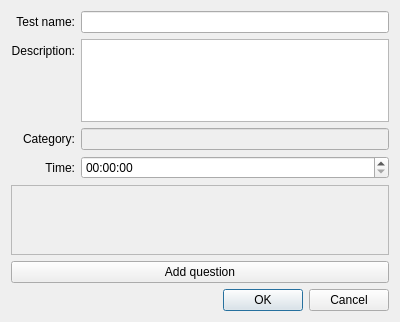
<?xml version="1.0" encoding="UTF-8"?>
<ui version="4.0">
 <class>TestCreateDialog</class>
 <widget class="QDialog" name="TestCreateDialog">
  <property name="geometry">
   <rect>
    <x>0</x>
    <y>0</y>
    <width>400</width>
    <height>322</height>
   </rect>
  </property>
  <property name="windowTitle">
   <string>Dialog</string>
  </property>
  <layout class="QVBoxLayout" name="verticalLayout">
   <item>
    <layout class="QFormLayout" name="formLayout">
     <property name="labelAlignment">
      <set>Qt::AlignRight|Qt::AlignTrailing|Qt::AlignVCenter</set>
     </property>
     <item row="0" column="0">
      <widget class="QLabel" name="label_name">
       <property name="text">
        <string>Test name:</string>
       </property>
       <property name="alignment">
        <set>Qt::AlignRight|Qt::AlignTrailing|Qt::AlignVCenter</set>
       </property>
      </widget>
     </item>
     <item row="0" column="1">
      <widget class="QLineEdit" name="lineEdit_name"/>
     </item>
     <item row="1" column="0">
      <widget class="QLabel" name="label_name_2">
       <property name="text">
        <string>Description:</string>
       </property>
       <property name="alignment">
        <set>Qt::AlignRight|Qt::AlignTrailing|Qt::AlignVCenter</set>
       </property>
      </widget>
     </item>
     <item row="1" column="1">
      <widget class="QTextEdit" name="textEdit_description">
       <property name="sizePolicy">
        <sizepolicy hsizetype="Expanding" vsizetype="Maximum">
         <horstretch>0</horstretch>
         <verstretch>0</verstretch>
        </sizepolicy>
       </property>
      </widget>
     </item>
     <item row="3" column="1">
      <widget class="QTimeEdit" name="timeEdit"/>
     </item>
     <item row="3" column="0">
      <widget class="QLabel" name="label">
       <property name="text">
        <string>Time:</string>
       </property>
       <property name="alignment">
        <set>Qt::AlignRight|Qt::AlignTrailing|Qt::AlignVCenter</set>
       </property>
      </widget>
     </item>
     <item row="2" column="0">
      <widget class="QLabel" name="label_2">
       <property name="text">
        <string>Category:</string>
       </property>
      </widget>
     </item>
     <item row="2" column="1">
      <widget class="QLineEdit" name="lineEdit_category">
       <property name="enabled">
        <bool>false</bool>
       </property>
      </widget>
     </item>
    </layout>
   </item>
   <item>
    <widget class="QScrollArea" name="scrollArea">
     <property name="autoFillBackground">
      <bool>true</bool>
     </property>
     <property name="widgetResizable">
      <bool>true</bool>
     </property>
     <widget class="QWidget" name="scrollAreaWidgetContents">
      <property name="geometry">
       <rect>
        <x>0</x>
        <y>0</y>
        <width>380</width>
        <height>68</height>
       </rect>
      </property>
     </widget>
    </widget>
   </item>
   <item>
    <widget class="QPushButton" name="pushButton_add">
     <property name="text">
      <string>Add question</string>
     </property>
    </widget>
   </item>
   <item>
    <widget class="QDialogButtonBox" name="buttonBox">
     <property name="orientation">
      <enum>Qt::Horizontal</enum>
     </property>
     <property name="standardButtons">
      <set>QDialogButtonBox::Cancel|QDialogButtonBox::Ok</set>
     </property>
    </widget>
   </item>
  </layout>
 </widget>
 <resources/>
 <connections>
  <connection>
   <sender>buttonBox</sender>
   <signal>accepted()</signal>
   <receiver>TestCreateDialog</receiver>
   <slot>accept()</slot>
   <hints>
    <hint type="sourcelabel">
     <x>248</x>
     <y>254</y>
    </hint>
    <hint type="destinationlabel">
     <x>157</x>
     <y>274</y>
    </hint>
   </hints>
  </connection>
  <connection>
   <sender>buttonBox</sender>
   <signal>rejected()</signal>
   <receiver>TestCreateDialog</receiver>
   <slot>reject()</slot>
   <hints>
    <hint type="sourcelabel">
     <x>316</x>
     <y>260</y>
    </hint>
    <hint type="destinationlabel">
     <x>286</x>
     <y>274</y>
    </hint>
   </hints>
  </connection>
 </connections>
</ui>
